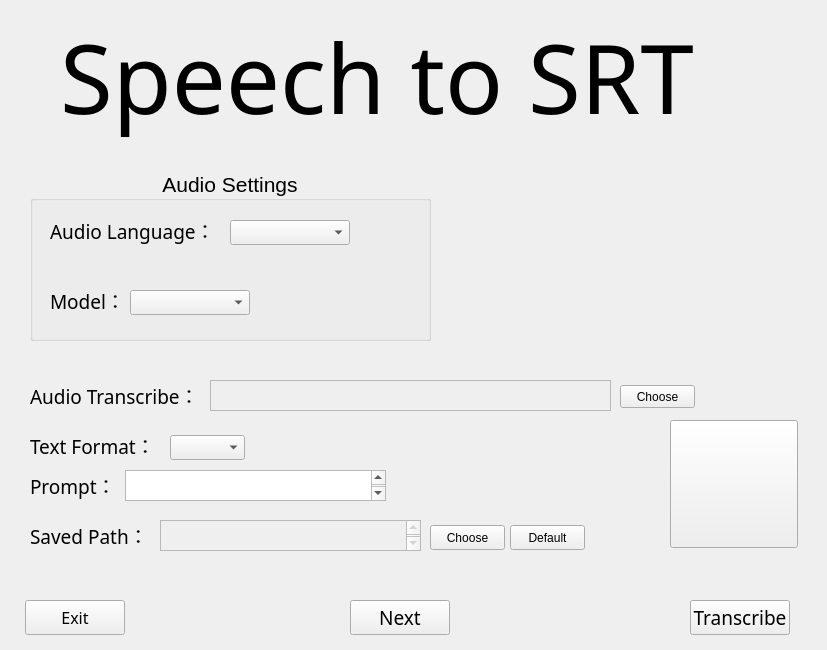
<?xml version="1.0" encoding="UTF-8"?>
<ui version="4.0">
 <class>AI_Transcribe_SRT</class>
 <widget class="QMainWindow" name="AI_Transcribe_SRT">
  <property name="enabled">
   <bool>true</bool>
  </property>
  <property name="geometry">
   <rect>
    <x>0</x>
    <y>0</y>
    <width>827</width>
    <height>650</height>
   </rect>
  </property>
  <property name="windowTitle">
   <string>AI_Transcribe_SRT</string>
  </property>
  <property name="windowIcon">
   <iconset>
    <normaloff>:/Images/FireFly01.png</normaloff>:/Images/FireFly01.png</iconset>
  </property>
  <property name="autoFillBackground">
   <bool>false</bool>
  </property>
  <property name="styleSheet">
   <string notr="true">BackGround-images</string>
  </property>
  <widget class="QWidget" name="centralwidget">
   <widget class="QLabel" name="Language_Transcribe">
    <property name="geometry">
     <rect>
      <x>30</x>
      <y>380</y>
      <width>261</width>
      <height>31</height>
     </rect>
    </property>
    <property name="font">
     <font>
      <family>MV Boli</family>
      <pointsize>14</pointsize>
     </font>
    </property>
    <property name="text">
     <string>Audio Transcribe：</string>
    </property>
    <property name="textFormat">
     <enum>Qt::PlainText</enum>
    </property>
   </widget>
   <widget class="QLabel" name="SRT_Format">
    <property name="geometry">
     <rect>
      <x>30</x>
      <y>430</y>
      <width>221</width>
      <height>31</height>
     </rect>
    </property>
    <property name="font">
     <font>
      <family>MV Boli</family>
      <pointsize>14</pointsize>
     </font>
    </property>
    <property name="text">
     <string>Text Format：</string>
    </property>
    <property name="textFormat">
     <enum>Qt::PlainText</enum>
    </property>
   </widget>
   <widget class="QLabel" name="SRT_Prompt">
    <property name="geometry">
     <rect>
      <x>30</x>
      <y>470</y>
      <width>271</width>
      <height>31</height>
     </rect>
    </property>
    <property name="font">
     <font>
      <family>MV Boli</family>
      <pointsize>14</pointsize>
     </font>
    </property>
    <property name="text">
     <string>Prompt：</string>
    </property>
    <property name="textFormat">
     <enum>Qt::PlainText</enum>
    </property>
   </widget>
   <widget class="QLabel" name="Output_Path">
    <property name="geometry">
     <rect>
      <x>30</x>
      <y>520</y>
      <width>161</width>
      <height>31</height>
     </rect>
    </property>
    <property name="font">
     <font>
      <family>MV Boli</family>
      <pointsize>14</pointsize>
     </font>
    </property>
    <property name="text">
     <string>Saved Path：</string>
    </property>
    <property name="textFormat">
     <enum>Qt::PlainText</enum>
    </property>
   </widget>
   <widget class="QTextEdit" name="PathtextEdit">
    <property name="enabled">
     <bool>false</bool>
    </property>
    <property name="geometry">
     <rect>
      <x>160</x>
      <y>520</y>
      <width>261</width>
      <height>31</height>
     </rect>
    </property>
    <property name="font">
     <font>
      <family>Malgun Gothic</family>
      <pointsize>12</pointsize>
      <bold>true</bold>
     </font>
    </property>
    <property name="readOnly">
     <bool>false</bool>
    </property>
   </widget>
   <widget class="QTextEdit" name="Prompt_text">
    <property name="geometry">
     <rect>
      <x>125</x>
      <y>470</y>
      <width>261</width>
      <height>31</height>
     </rect>
    </property>
    <property name="font">
     <font>
      <family>Malgun Gothic</family>
      <pointsize>12</pointsize>
      <bold>true</bold>
     </font>
    </property>
    <property name="readOnly">
     <bool>false</bool>
    </property>
   </widget>
   <widget class="QPushButton" name="Cancel_btn">
    <property name="geometry">
     <rect>
      <x>25</x>
      <y>600</y>
      <width>100</width>
      <height>35</height>
     </rect>
    </property>
    <property name="font">
     <font>
      <family>MV Boli</family>
      <pointsize>12</pointsize>
     </font>
    </property>
    <property name="text">
     <string>Exit</string>
    </property>
   </widget>
   <widget class="QPushButton" name="Transcribe_btn">
    <property name="geometry">
     <rect>
      <x>690</x>
      <y>600</y>
      <width>100</width>
      <height>35</height>
     </rect>
    </property>
    <property name="font">
     <font>
      <family>MV Boli</family>
      <pointsize>14</pointsize>
     </font>
    </property>
    <property name="text">
     <string>Transcribe</string>
    </property>
   </widget>
   <widget class="QPushButton" name="Skip_btn">
    <property name="geometry">
     <rect>
      <x>350</x>
      <y>600</y>
      <width>100</width>
      <height>35</height>
     </rect>
    </property>
    <property name="font">
     <font>
      <family>MV Boli</family>
      <pointsize>14</pointsize>
     </font>
    </property>
    <property name="text">
     <string>Next</string>
    </property>
   </widget>
   <widget class="QTextEdit" name="Choosed_File">
    <property name="enabled">
     <bool>false</bool>
    </property>
    <property name="geometry">
     <rect>
      <x>210</x>
      <y>380</y>
      <width>401</width>
      <height>31</height>
     </rect>
    </property>
    <property name="font">
     <font>
      <family>Malgun Gothic</family>
      <bold>true</bold>
     </font>
    </property>
    <property name="readOnly">
     <bool>false</bool>
    </property>
   </widget>
   <widget class="QPushButton" name="ChooseFile_btn">
    <property name="geometry">
     <rect>
      <x>620</x>
      <y>385</y>
      <width>75</width>
      <height>23</height>
     </rect>
    </property>
    <property name="text">
     <string>Choose</string>
    </property>
   </widget>
   <widget class="QPushButton" name="PathFind_btn">
    <property name="geometry">
     <rect>
      <x>430</x>
      <y>525</y>
      <width>75</width>
      <height>25</height>
     </rect>
    </property>
    <property name="text">
     <string>Choose</string>
    </property>
   </widget>
   <widget class="QPushButton" name="PathDefault_btn">
    <property name="geometry">
     <rect>
      <x>510</x>
      <y>525</y>
      <width>75</width>
      <height>25</height>
     </rect>
    </property>
    <property name="text">
     <string>Default</string>
    </property>
   </widget>
   <widget class="QLabel" name="Main_Title">
    <property name="geometry">
     <rect>
      <x>60</x>
      <y>0</y>
      <width>704</width>
      <height>154</height>
     </rect>
    </property>
    <property name="font">
     <font>
      <family>MV Boli</family>
      <pointsize>72</pointsize>
     </font>
    </property>
    <property name="layoutDirection">
     <enum>Qt::LeftToRight</enum>
    </property>
    <property name="autoFillBackground">
     <bool>false</bool>
    </property>
    <property name="text">
     <string>Speech to SRT</string>
    </property>
    <property name="textFormat">
     <enum>Qt::PlainText</enum>
    </property>
   </widget>
   <widget class="QComboBox" name="Format_combo">
    <property name="geometry">
     <rect>
      <x>170</x>
      <y>435</y>
      <width>75</width>
      <height>25</height>
     </rect>
    </property>
    <property name="font">
     <font>
      <family>Malgun Gothic</family>
      <pointsize>12</pointsize>
      <bold>true</bold>
     </font>
    </property>
   </widget>
   <widget class="QLabel" name="background02">
    <property name="geometry">
     <rect>
      <x>10</x>
      <y>350</y>
      <width>801</width>
      <height>221</height>
     </rect>
    </property>
    <property name="text">
     <string/>
    </property>
    <property name="alignment">
     <set>Qt::AlignCenter</set>
    </property>
   </widget>
   <widget class="QPushButton" name="tip_btn">
    <property name="geometry">
     <rect>
      <x>670</x>
      <y>420</y>
      <width>128</width>
      <height>128</height>
     </rect>
    </property>
    <property name="text">
     <string/>
    </property>
   </widget>
   <widget class="QLabel" name="Promt_tip">
    <property name="geometry">
     <rect>
      <x>390</x>
      <y>470</y>
      <width>21</width>
      <height>31</height>
     </rect>
    </property>
    <property name="text">
     <string/>
    </property>
    <property name="alignment">
     <set>Qt::AlignCenter</set>
    </property>
   </widget>
   <widget class="QGroupBox" name="Original">
    <property name="geometry">
     <rect>
      <x>30</x>
      <y>170</y>
      <width>401</width>
      <height>171</height>
     </rect>
    </property>
    <property name="font">
     <font>
      <pointsize>16</pointsize>
     </font>
    </property>
    <property name="title">
     <string>Audio Settings</string>
    </property>
    <property name="alignment">
     <set>Qt::AlignCenter</set>
    </property>
    <widget class="QLabel" name="Language_Translate">
     <property name="geometry">
      <rect>
       <x>20</x>
       <y>45</y>
       <width>161</width>
       <height>31</height>
      </rect>
     </property>
     <property name="font">
      <font>
       <family>MV Boli</family>
       <pointsize>14</pointsize>
      </font>
     </property>
     <property name="text">
      <string>Audio Language：</string>
     </property>
     <property name="textFormat">
      <enum>Qt::PlainText</enum>
     </property>
    </widget>
    <widget class="QComboBox" name="Translate_combo">
     <property name="geometry">
      <rect>
       <x>200</x>
       <y>50</y>
       <width>120</width>
       <height>25</height>
      </rect>
     </property>
     <property name="font">
      <font>
       <family>Malgun Gothic</family>
       <pointsize>12</pointsize>
       <bold>true</bold>
      </font>
     </property>
    </widget>
    <widget class="QLabel" name="Language_Translate_2">
     <property name="geometry">
      <rect>
       <x>20</x>
       <y>115</y>
       <width>71</width>
       <height>31</height>
      </rect>
     </property>
     <property name="font">
      <font>
       <family>MV Boli</family>
       <pointsize>14</pointsize>
      </font>
     </property>
     <property name="text">
      <string>Model：</string>
     </property>
     <property name="textFormat">
      <enum>Qt::PlainText</enum>
     </property>
    </widget>
    <widget class="QComboBox" name="Translate_combo_2">
     <property name="geometry">
      <rect>
       <x>100</x>
       <y>120</y>
       <width>120</width>
       <height>25</height>
      </rect>
     </property>
     <property name="font">
      <font>
       <family>Malgun Gothic</family>
       <pointsize>12</pointsize>
       <bold>true</bold>
      </font>
     </property>
    </widget>
   </widget>
   <zorder>background02</zorder>
   <zorder>Language_Transcribe</zorder>
   <zorder>SRT_Format</zorder>
   <zorder>SRT_Prompt</zorder>
   <zorder>Output_Path</zorder>
   <zorder>PathtextEdit</zorder>
   <zorder>Prompt_text</zorder>
   <zorder>Cancel_btn</zorder>
   <zorder>Transcribe_btn</zorder>
   <zorder>Skip_btn</zorder>
   <zorder>Choosed_File</zorder>
   <zorder>ChooseFile_btn</zorder>
   <zorder>PathFind_btn</zorder>
   <zorder>PathDefault_btn</zorder>
   <zorder>Main_Title</zorder>
   <zorder>Format_combo</zorder>
   <zorder>tip_btn</zorder>
   <zorder>Promt_tip</zorder>
   <zorder>Original</zorder>
  </widget>
 </widget>
 <resources>
  <include location="ui_resources.qrc"/>
 </resources>
 <connections/>
</ui>
